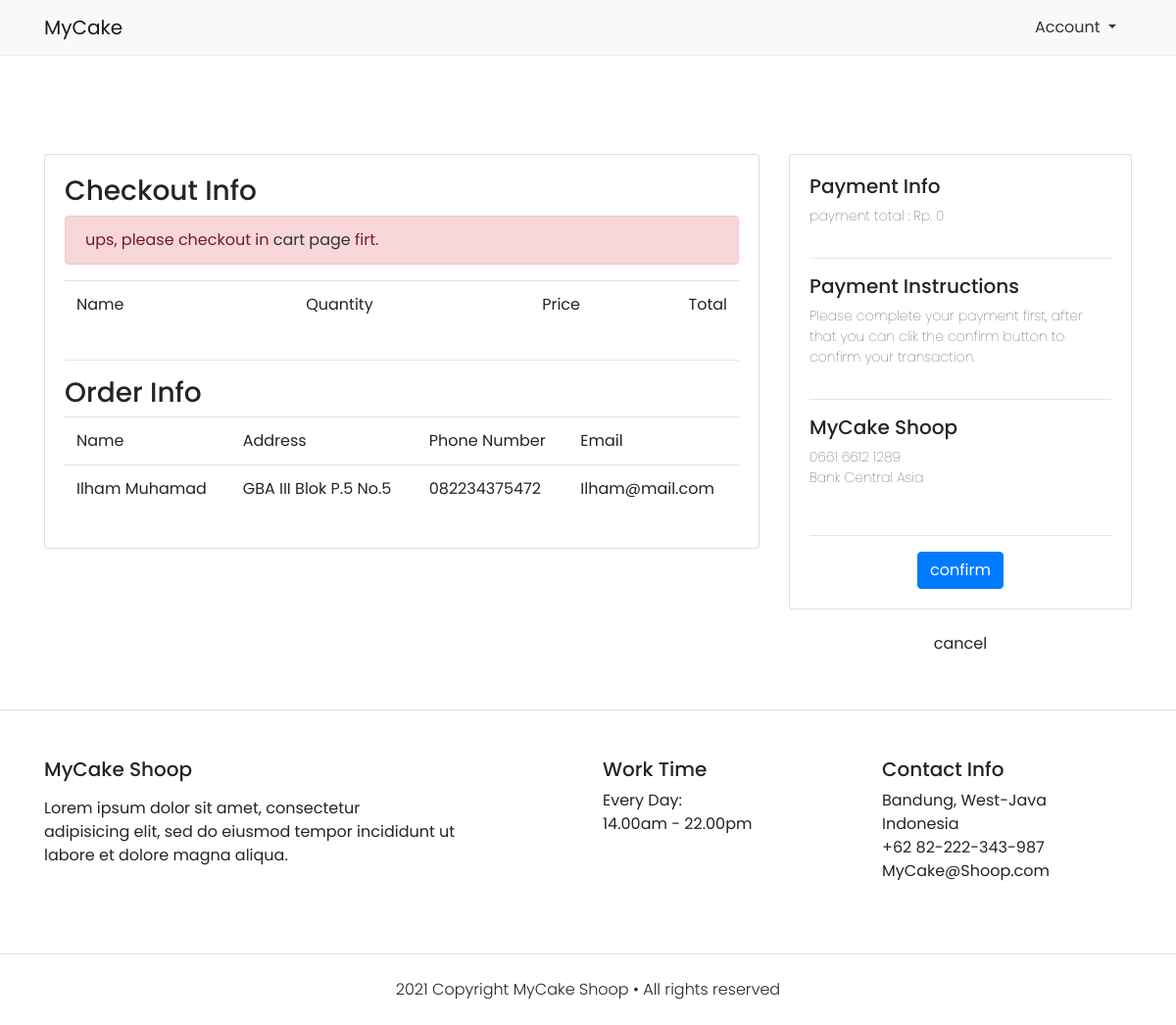
Page /checkout.php (signed in) on the committed database.
### tables this page shows
CREATE TABLE `user_tbl` (
  `id` int(11) NOT NULL,
  `username` varchar(25) NOT NULL,
  `name` varchar(25) DEFAULT NULL,
  `address` varchar(255) DEFAULT NULL,
  `phone` varchar(13) DEFAULT NULL,
  `email` varchar(25) DEFAULT NULL,
  `password` varchar(255) NOT NULL
);

### checkout.php (the view, shortened to what this page needs)
<?php
$conn = mysqli_connect('localhost', 'root', '', 'db_mycake');
$id = $_SESSION['user_id'];
if (is_null($id)) {
  header("location: login.php");
  } else {
    $checkouts = [];
    $result = mysqli_query($conn, "SELECT * FROM user_tbl WHERE id=$id");
    $user = mysqli_fetch_assoc($result);
    $result = mysqli_query($conn, "SELECT SUM(price_total) AS total FROM transaction_detail_tbl WHERE status='CHECKOUT'");
    $total = mysqli_fetch_assoc($result);
}
 ?>
<!doctype html>
<html lang="en">
  <head>
    <link rel="stylesheet"
    href="https://cdn.jsdelivr.net/npm/boxicons@latest/css/boxicons.min.css">
    <link rel="stylesheet" href="https://cdn.jsdelivr.net/npm/bootstrap@4.6.0/dist/css/bootstrap.min.css">
    <link rel="stylesheet" type="text/css" href="style.css">
  </head>
  <body>
    <nav class="navbar navbar-light bg-light">
      <div class="container">
        <a class="navbar-brand" href="index.php">MyCake</a>
        <li class="nav-item dropdown">
        <a class="nav-link dropdown-toggle" href="#" id="navbarDropdown" role="button" data-toggle="dropdown" aria-haspopup="true" aria-expanded="false">
          Account
        </a>
      </li>
      </div>
    </nav>
    <section class="checkout">
      <div class="container">
        <div class="row">
            <div class="col-lg-8">
              <div class="card card-checkout-details mb-3">
                <h3>Checkout Info</h3>
                <?php if (count($checkouts) == 0): ?>
                  <div class="alert alert-danger" role="alert">
                    ups, please checkout in <a href="cart.php">cart page</a> firt.
                  </div>
                <?php endif ?>
                <div class="attendee">
                  <table class="table table-responsive-sm text-center">
                    <thead>
                      <tr>
                        <td scope="col" class="align-middle text-left">Name</td>
                        <td scope="col" class="align-middle">Quantity</td>
                        <td scope="col" class="align-middle text-right">Price</td>
                        <td scope="col" class="align-middle text-right">Total</td>
                      </tr>
                    </thead>
                  </table>
                </div>
                <hr>
                <h3>Order Info</h3>
                <div class="attendee">
                  <table class="table table-responsive-sm">
                    <thead>
                      <tr>
                        <td scope="col" class="align-midle text-left">Name</td>
                        <td scope="col" class="align-midle text-left">Address</td>
                        <td scope="col" class="align-midle text-left">Phone Number</td>
                        <td scope="col" class="align-midle text-left">Email</td>
                      </tr>
                    </thead>
                    <tbody>
                      <tr>
                        <td class="align-middle text-left"><?= $user['name'] ?></td>
                        <td class="align-middle text-left"><?= $user['address'] ?></td>
                        <td class="align-middle text-left"><?= $user['phone'] ?></td>
                        <td class="align-middle text-left"><?= $user['email'] ?></td>
                      </tr>
                    </tbody>
                  </table>
                </div>
              </div>
            </div>
            <div class="col-lg-4">
              <div class="card card-payment-details card-right">
                <h2>Payment Info</h2>
                <p>payment total : Rp. <?= number_format($total["total"]); ?></p>
                <hr />
                <h2>Payment Instructions</h2>
                <p class="payment-instructions">
                  Please complete your payment first, after that you can clik the confirm button to confirm your transaction.
                </p>
                <hr>
                <div class="bank">
                  <div class="bank-item pb-3">
                    <div class="description">
                      <h2>MyCake Shoop</h2>
                      <p>
                        0661 6612 1289
                        <br />
                        Bank Central Asia
                      </p>
                    </div>
                  </div>
                </div>
                <hr>
                <form action="" method="post" class="d-flex justify-content-center">
                  <button type="submit" name="submit" class="btn btn-primary">confirm</button>
                </form>
              </div>
              <form action="" method="post">
                <div class="text-center mt-3">
                  <button type="submit" name="cancel" class="btn" onclick="confirm('are you sure to cancel?')">cancel</button>
                </div>
                </form>
            </div>
          </div>
      </div>
    </section>
    <footer class="section-footer mt-5 mb-4 border-top">
        <div class="container pt-5 pb-5">
          <div class="row justify-content-center">
              <div class="col-12">
                <div class="row">
                  <div class="col-12">
                    <div class="row">
                      <div class="col-12 col-lg-6">
                        <h5>MyCake Shoop</h5>
                        <p class="mt-3">Lorem ipsum dolor sit amet, consectetur <br>adipisicing elit, sed do eiusmod tempor incididunt ut <br>labore et dolore magna aliqua.</p>
                      </div>
                      <div class="col-12 col-lg-3">
                        <h5>Work Time</h5>
                        <ul class="list-unstyled">
                          <li>Every Day: </li>
                          <li>14.00am - 22.00pm</li>
                        </ul>
                      </div>
                      <div class="col-12 col-lg-3">
                        <h5>Contact Info</h5>
                        <ul class="list-unstyled">
                          <li>Bandung, West-Java</li>
                          <li>Indonesia</li>
                          <li>+62 82-222-343-987</li>
                          <li>MyCake@Shoop.com</li>
                        </ul>
                      </div>
                    </div>
                  </div>
                </div>
              </div>
          </div>
        </div>
        <div class="container-fluid">
          <div class="row border-top justify-content-center align-items-center pt-4 ">
            <div class="col-auto text-gray-500 font-weight-light">
                2021 Copyright MyCake Shoop • All rights reserved
            </div>
          </div>
        </div>
    </footer>
  </body>
</html>

### style.css (style rules this page uses)
* { margin: 0; padding: 0; box-sizing: border-box; font-family: 'Poppins'; }
a { color: #333; }
nav { border-bottom: 1px solid #eee; margin-bottom: 100px; }
.nav-item.dropdown { list-style: none; }
.card-checkout-details,.card-payment-details { padding: 20px; }
.card-payment-details h2 { font-size: 20px; }
.card-payment-details p { font-size: 14px; font-weight: lighter; }

### rows in the picture
user_tbl: name "Ilham Muhamad", address "GBA III Blok P.5 No.5", phone "082234375472", email "Ilham@mail.com"

### other values in the picture
$total["total"] "0"
